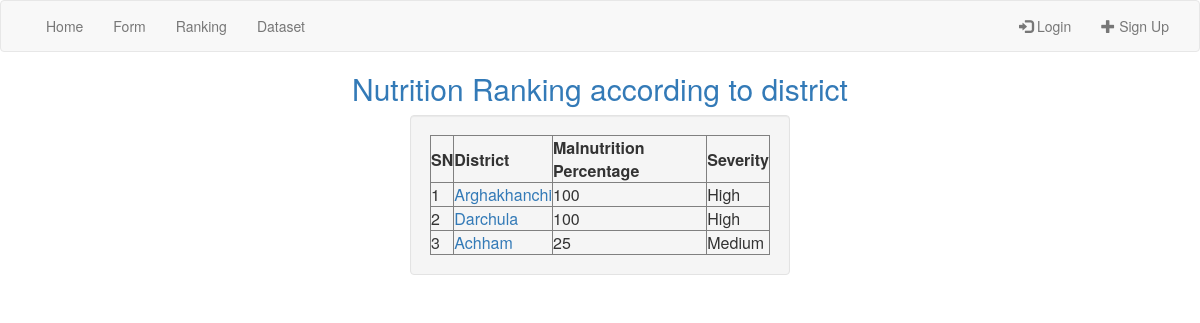
/ranking.php, run on the app's committed database.
### tables this page shows
CREATE TABLE IF NOT EXISTS `ranking` (
  `id` int(11) NOT NULL AUTO_INCREMENT,
  `district` int(11) NOT NULL,
  `malnutrition_percent` float NOT NULL,
  PRIMARY KEY (`id`),
  UNIQUE KEY `district_4` (`district`),
  KEY `district` (`district`),
  KEY `district_2` (`district`),
  KEY `district_3` (`district`)
);

CREATE TABLE IF NOT EXISTS `district` (
  `id` int(11) NOT NULL AUTO_INCREMENT,
  `name` varchar(20) NOT NULL,
  PRIMARY KEY (`id`),
  UNIQUE KEY `name` (`name`)
);

### ranking.php (the view, shortened to what this page needs)
<?php
  include('db.php');
  include('menu.php');
?>
 <html>
  <head>
  </head>
  <body>
    <div>
      <h2 class="text-primary text-center">Nutrition Ranking according to district</h2>
    </div>
    <div class="row">
      <div class="col-md-4"></div>
      <div class="col-md-4">
        <div class="well">
          <table border="1">
            <tr>
              <th>SN</th>
              <th>District</th>
              <th>Malnutrition Percentage</th>
              <th>Severity</th>
            </tr>
            <?php
              $data=$connection->query("SELECT * FROM ranking INNER JOIN district ON ranking.district=district.id ORDER BY malnutrition_percent DESC");
              $count=1;
              while($nutritionData=$data->fetch_assoc()){
                  echo "<tr>";
                  echo "<td>$count</td>";
                  echo '<td><a href="chart.php?district='.$nutritionData['name'].'">'.$nutritionData['name'].'</a></td>';
                  echo "<td>$nutritionData[malnutrition_percent]</td>";
                  if($nutritionData['malnutrition_percent']>50){
                    $severity="High";
                  }
                  elseif($nutritionData['malnutrition_percent']>20 && $nutritionData['malnutrition_percent']<=50){
                    $severity="Medium";
                  }
                  else{
                    $severity="Low";
                  }
                  echo"<td>$severity</td>";
                  echo "</tr>";
                  $count++;
                }
              ?>
            </table>
        </div>
      </div>
    </div>

### menu.php (shortened to what this page needs)
<link rel="stylesheet" href="https://maxcdn.bootstrapcdn.com/bootstrap/3.3.6/css/bootstrap.min.css">
<link rel="stylesheet" href="custom.css">
<nav class="navbar navbar-default">
 <div class="container-fluid">
   <div class="collapse navbar-collapse" id="myNavbar">
     <ul class="nav navbar-nav">
       <li><a href="index.php">Home</a><li>
       <li><a href="form.php">Form</a></li>
       <li><a href="ranking.php">Ranking</a></li>
       <li><a href="listdata.php">Dataset</a></li>
     </ul>
     <ul class="nav navbar-nav navbar-right">
       <?php
       if(isset($_SESSION['name'])){
                  echo'<li><a href="mychild.php"><span><i class="fa fa-child"></i></span>My Child</a></li>';
         echo'<li><a href="logout.php"><span class="glyphicon glyphicon-log-out"></span> Logout</a></li>';
       }
       else{
         echo '<li><a href="login.php"><span class="glyphicon glyphicon-log-in"></span> Login</a></li>';
         echo'<li><a href="signup.php"><span class="glyphicon glyphicon-plus"></span> Sign Up</a></li>';
       }
      ?>
     </ul>
   </div>
 </div>
</nav>

### data on the page
ranking: district.name "Arghakhanchi", malnutrition_percent "100", malnutrition_percent "High"
ranking: district.name "Darchula", malnutrition_percent "100", malnutrition_percent "High"
ranking: district.name "Achham", malnutrition_percent "25", malnutrition_percent "Medium"
